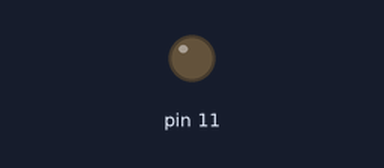
A program run on a simulated Raspberry Pi (header pin numbers). Parts: output pins drawn as LEDs (lit = HIGH).

Above: at 0.6 s.
At 6.4 s:
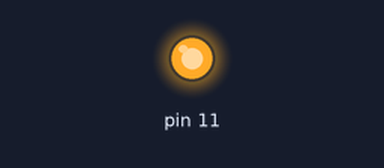
Timing chart, 0 to 7.0 s (numbered marks = the images above):
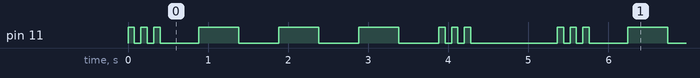

The program:

sos.py
```python
import RPi.GPIO as GPIO
import time

def blink(pin, delay):
	GPIO.output(pin, GPIO.HIGH)
	time.sleep(delay)
	GPIO.output(pin, GPIO.LOW)
	time.sleep(delay)
	return

def sos(pin):
	for i in range(3):
		blink(pin, .08)
	time.sleep(.4)
	for i in range(3):
		blink(pin, .5)
	for i in range(3):
		blink(pin, .08)
	GPIO.output(pin, GPIO.LOW)
	time.sleep(1)

GPIO.setmode(GPIO.BOARD)
GPIO.setup(11, GPIO.OUT)

for i in range(50):
	sos(11)

GPIO.cleanup()
```

Measured:
- by itself, pin 11: repeats every 5.4 s: 2 × (LOW 0.08 s, HIGH 0.08 s), LOW 0.48 s, 3 × (HIGH 0.50 s, LOW 0.50 s), 2 × (HIGH 0.08 s, LOW 0.08 s), HIGH 0.08 s, LOW 1.1 s, HIGH 0.08 s
- by itself, everything shown: repeats every 5.4 s, in 18 steps
